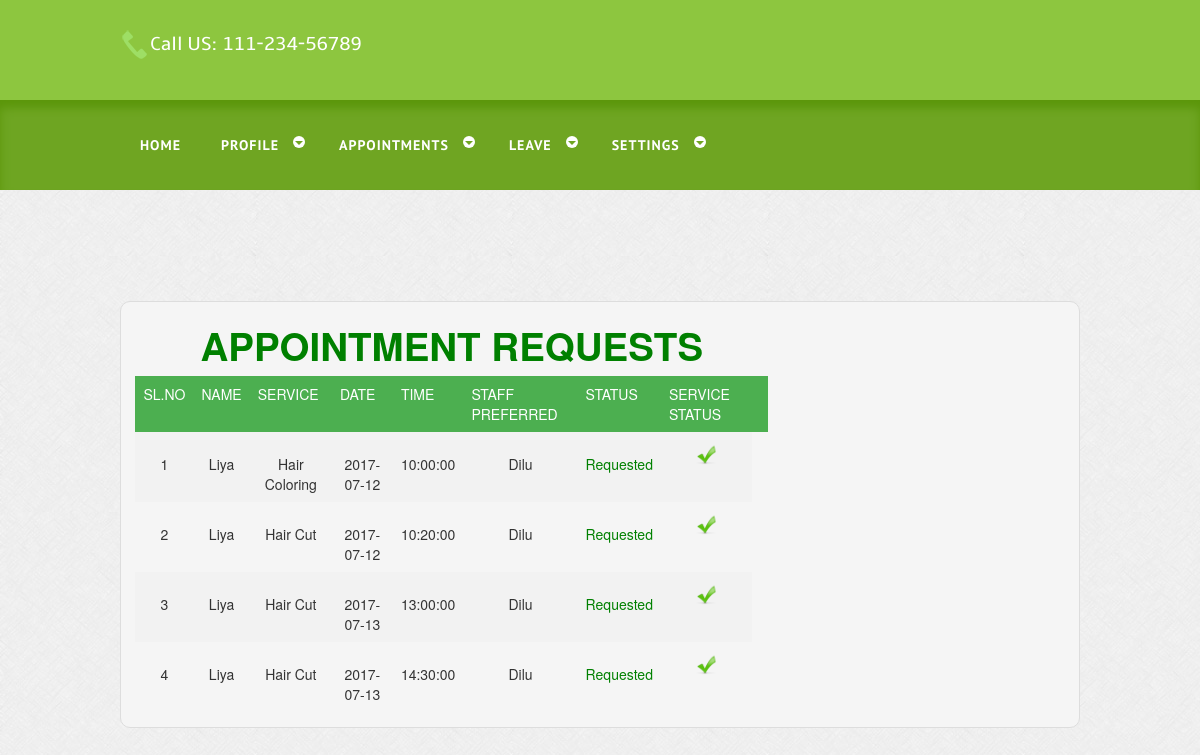
/staff_appointment_status.php?uid=3 (signed in), run on the app's committed database.
### tables this page shows
CREATE TABLE `tbl_appointment` (
  `App_id` int(2) NOT NULL,
  `Reg_no` int(2) NOT NULL,
  `ser_cat_id` varchar(20) NOT NULL,
  `Cat_id` int(2) NOT NULL,
  `Date` date NOT NULL,
  `Time` time NOT NULL,
  `Staff_id` int(2) NOT NULL,
  `Status` int(5) NOT NULL
);

CREATE TABLE `tbl_registration` (
  `Reg_id` int(2) NOT NULL,
  `F_name` varchar(50) NOT NULL,
  `L_name` varchar(50) NOT NULL,
  `Gender` varchar(10) NOT NULL,
  `House_name` varchar(70) NOT NULL,
  `City` varchar(20) NOT NULL,
  `Dis_id` int(15) NOT NULL,
  `Mobile` varchar(15) NOT NULL,
  `Email` varchar(30) NOT NULL,
  `Image` varchar(50) NOT NULL,
  `Status` int(2) NOT NULL
);

CREATE TABLE `tbl_category` (
  `ser_cat_id` int(5) NOT NULL,
  `Cat_id` int(5) NOT NULL,
  `ser_cat_name` varchar(50) NOT NULL,
  `ser_cat_price` int(10) NOT NULL,
  `status` int(2) NOT NULL
);

### staff_appointment_status.php (the view, shortened to what this page needs)
<?php
include 'staff_header.php';
?>
				<h1><font color="Green"><center>APPOINTMENT REQUESTS</h1></font>
				<?php
$kid=$_GET['uid'];
$r=mysqli_query($con,"Select * from `tbl_staff` where `Reg_id`='$kid'");
$r1=mysqli_fetch_array($r);
$x=$r1['Cat_id'];
$res1=mysqli_query($con,"SELECT * FROM `tbl_appointment` where `Cat_id`='$x' and `Status`='1'");
$row1=mysqli_fetch_array($res1);
if(empty($row1))
{
	echo "<br><br><center><font color=red size=3>No Appointments Yet !!!</font></center>";
}
else
{
?>
<table>
<table border=3 width=70%>
<tr>
<th>SL.NO</th>
<th>NAME</th>
<th>SERVICE</th>
<th>DATE</th>
<th>TIME</th>
<th>STAFF PREFERRED</th>
<th>STATUS</th>
<th>SERVICE STATUS</th>
<th></th></tr>
<?php
include 'dbconnect.php';
$kid=$_GET['uid'];
$r=mysqli_query($con,"Select * from `tbl_staff` where `Reg_id`='$kid'");
$r1=mysqli_fetch_array($r);
$x=$r1['Cat_id'];
$res=mysqli_query($con,"SELECT * FROM `tbl_appointment` where `Cat_id`='$x' and `Status`='1' and `Staff_id`='$kid'");
	$i=1;
	while($row=mysqli_fetch_array($res))
	{
		$a=$row['ser_cat_id'];
		$b=$row['Reg_no'];
		$c=$row['Staff_id'];
	$res1=mysqli_query($con,"SELECT * FROM `tbl_category` WHERE `ser_cat_id`='$a'");
	$row1=mysqli_fetch_array($res1);
	$res2=mysqli_query($con,"SELECT * FROM `tbl_registration` WHERE `Reg_id`='$b'");
	$row2=mysqli_fetch_array($res2);
	$res3=mysqli_query($con,"SELECT * FROM `tbl_registration` WHERE `Reg_id`='$c'");
	$row3=mysqli_fetch_array($res3);
	?>
	<tr><td><center><?php echo $i?></td>
	<td><center><?php echo $row2['F_name'];?></td>
<td><center><?php echo $row1['ser_cat_name'];?></td>
<td><center><?php echo $row['Date'];?></td>
<td><center><?php echo $row['Time'];?></td>
<td><center><?php echo $row3['F_name'];?></td>
<?php
$s=$row['Status'];
if($s==1)
{
?>
<td><center><font color="green"><b><?php echo "Requested";?></b></td>
<?php
}
else if($s==0)
{
?><td><center><font color="green"><b><?php echo "Approved";?></b></td><?php }?>
<td><center><a href="staff_appoint_service.php?uid=<?php echo $row['App_id'];?>" onclick="return confirm('Serviced this customer??')"><img src="images/symbol_check.png" width="30px"></a></td>
<?php
$i++;
}}
?>

### css/style.css (style rules this page uses)
html,body,div,span,applet,object,iframe,h1,h2,h3,h4,h5,h6,p,blockquote,pre,a,abbr,acronym,address,big,cite,code,del,dfn,em,img,ins,kbd,q,s,samp,small,strike,strong,sub,sup,tt,var,b,u,i,dl,dt,dd,ol,nav ul,nav li,fieldset,form,label,legend,table,caption,tbody,tfoot,thead,tr,th,td,article,aside,canvas,details,embed,figure,figcaption,footer,header,hgroup,menu,nav,output,ruby,section,summary,time,mark,audio,video { margin:0;padding:0;border:0;font-size:100%;font:inherit;vertical-align:baseline; }
table { border-collapse:collapse;border-spacing:0; }
a { text-decoration:none; }
img { max-width:100%; }
body { font-family: Arial, Helvetica, sans-serif; background:url(../images/body_bg.jpg); }

### staff_appointment_status.php (style rules this page uses)
table { border-collapse: collapse; width: 100%; }
th, td { text-align: left; padding: 8px; }
tr:nth-child(even) { background-color: #f2f2f2 }
th { background-color: #4CAF50; color: white; }

### data on the page
tbl_appointment: tbl_registration.F_name "Liya", ser_cat.ser_cat_name "Hair Coloring", Date "2017-07-12", Time "10:00:00", tbl_registration.F_name "Dilu", Status "Requested"
tbl_appointment: tbl_registration.F_name "Liya", ser_cat.ser_cat_name "Hair Cut", Date "2017-07-12", Time "10:20:00", tbl_registration.F_name "Dilu", Status "Requested"
tbl_appointment: tbl_registration.F_name "Liya", ser_cat.ser_cat_name "Hair Cut", Date "2017-07-13", Time "13:00:00", tbl_registration.F_name "Dilu", Status "Requested"
tbl_appointment: tbl_registration.F_name "Liya", ser_cat.ser_cat_name "Hair Cut", Date "2017-07-13", Time "14:30:00", tbl_registration.F_name "Dilu", Status "Requested"
